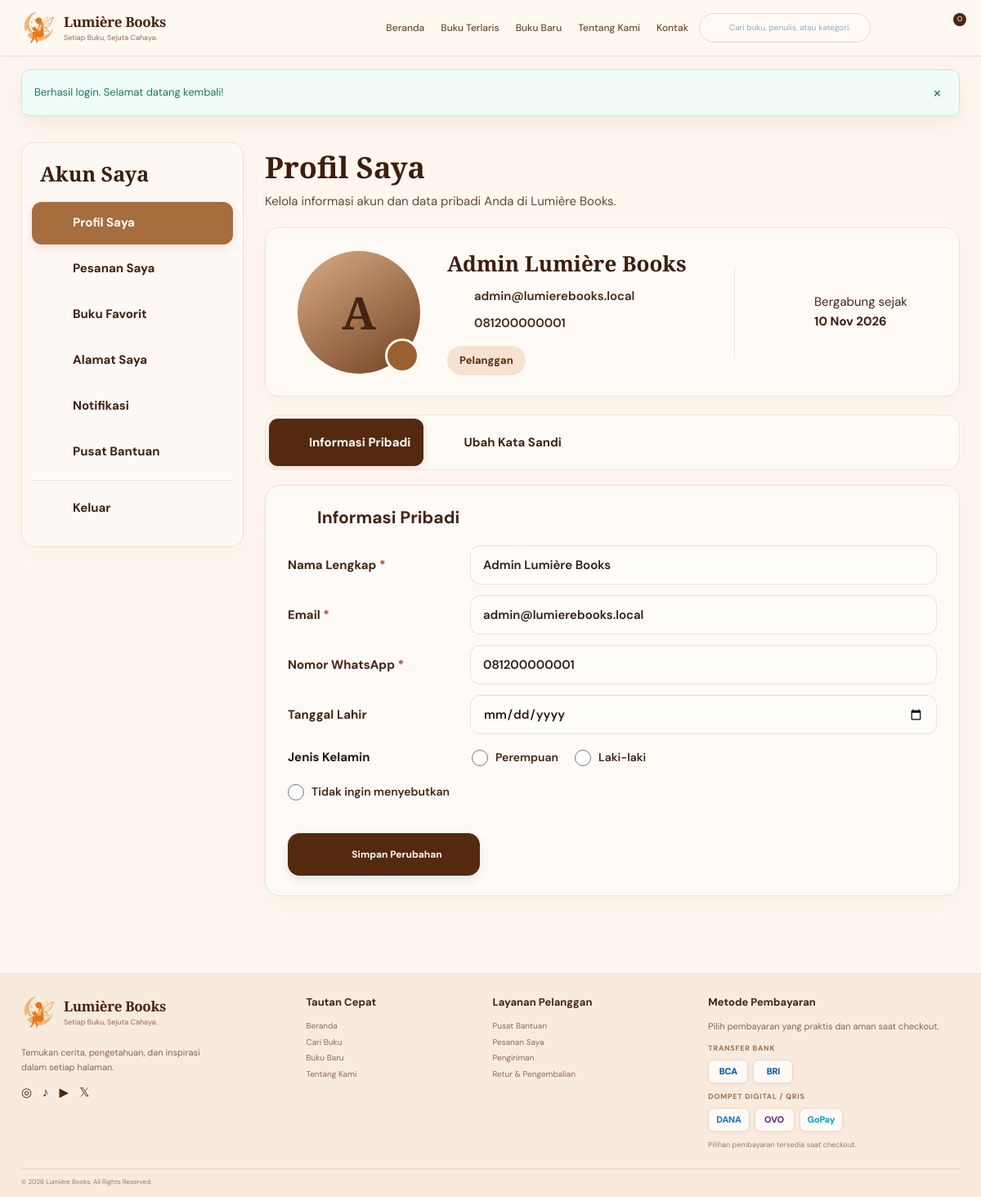
Screenshot of /index.php?page=profile (signed in) with the database file from the repository.
### tables this page shows
CREATE TABLE users (
    id BIGINT UNSIGNED AUTO_INCREMENT PRIMARY KEY,
    name VARCHAR(120) NOT NULL,
    email VARCHAR(190) NOT NULL UNIQUE,
    phone VARCHAR(30) NULL,
    birth_date DATE NULL,
    gender ENUM('female', 'male', 'other') NULL,
    avatar VARCHAR(255) NULL,
    password_hash VARCHAR(255) NOT NULL,
    role ENUM('admin', 'user') NOT NULL DEFAULT 'user',
    status ENUM('active', 'inactive') NOT NULL DEFAULT 'active',
    created_at TIMESTAMP NOT NULL DEFAULT CURRENT_TIMESTAMP,
    updated_at TIMESTAMP NULL DEFAULT NULL ON UPDATE CURRENT_TIMESTAMP
);

### sistem/koneksi-database.php (called while the page is built, shortened)
<?php
function db(): PDO
{
    static $pdo = null;
    if ($pdo instanceof PDO) {
        return $pdo;
    }
    global $config;
    $settings = $config['db'];
    $dsn = sprintf(
        'mysql:host=%s;port=%s;dbname=%s;charset=utf8mb4',
        $settings['host'],
        $settings['port'],
        $settings['name']
    );
    $pdo = new PDO($dsn, $settings['user'], $settings['pass'], [
        PDO::ATTR_ERRMODE => PDO::ERRMODE_EXCEPTION,
        PDO::ATTR_DEFAULT_FETCH_MODE => PDO::FETCH_ASSOC,
        PDO::ATTR_EMULATE_PREPARES => false,
    ]);
    return $pdo;
}

### public/tampilan/pelanggan/halaman/profil.php (the view, shortened to what this page needs)
<?php
$avatarPath = trim((string) ($user['avatar'] ?? ''));
$avatarUrl = $avatarPath !== '' ? avatar_url($avatarPath) : '';
$genderValue = (string) ($user['gender'] ?? '');
?>
<section class="container account-layout profile-page-layout">
    <?php $accountActive = 'profile'; include dirname(__DIR__) . '/bagian/menu-akun.php'; ?>
    <div class="account-main profile-main">
        <h1>
            Profil Saya
        </h1>
        <p>
            Kelola informasi akun dan data pribadi Anda di Lumière Books.
        </p>
        <section class="profile-summary profile-summary-redesign">
            <div class="profile-avatar-wrap">
                <div class="avatar-circle profile-avatar-image">
                    <?php if ($avatarUrl !== ''): ?>
                        <img src="<?= e($avatarUrl) ?>" alt="Foto profil <?= e($user['name']) ?>">
                        <?php else: ?>
                        <span>
                            <?= e(strtoupper(substr((string) $user['name'], 0, 1))) ?>
                        </span>
                        <?php endif; ?>
                    </div>
                    <form
                        class="profile-avatar-upload"
                        method="post"
                        action="<?= e(url('profile')) ?>"
                        enctype="multipart/form-data"
                    >
                        <label
                            class="profile-camera-button"
                            for="profile-avatar-file"
                            title="Pilih foto profil"
                            aria-label="Pilih foto profil"
                        >
                            <?= ui_icon('camera') ?>
                        </label>
                    </form>
                </div>
                <div class="profile-summary-copy">
                    <h2>
                        <?= e($user['name']) ?>
                    </h2>
                    <p class="profile-contact-line">
                        <?= ui_icon('mail') ?>
                        <span>
                            <?= e($user['email']) ?>
                        </span>
                    </p>
                    <p class="profile-contact-line">
                        <?= ui_icon('message-circle') ?>
                        <span>
                            <?= e($user['phone'] ?: 'Nomor WhatsApp belum diisi') ?>
                        </span>
                    </p>
                    <span class="soft-pill">
                    Pelanggan
                    </span>
                </div>
                <div class="profile-joined">
                    <?= ui_icon('calendar') ?>
                    <span>
                    Bergabung sejak
                        <br>
                        <strong>
                            <?= e(date_id($user['created_at'] ?? date('Y-m-d'))) ?>
                        </strong>
                    </span>
                </div>
            </section>
            <nav class="profile-tabs profile-tabs-redesign" aria-label="Pengaturan profil">
                <button class="selected" type="button" data-profile-tab="profile-info">
                    <?= ui_icon('user') ?>
                    <span>
                    Informasi Pribadi
                    </span>
                </button>
                <button type="button" data-profile-tab="profile-password">
                    <?= ui_icon('lock') ?>
                    <span>
                    Ubah Kata Sandi
                    </span>
                </button>
            </nav>
            <form
                class="account-form profile-form-card"
                id="profile-info"
                method="post"
                action="<?= e(url('profile')) ?>"
            >
                <h2>
                    <?= ui_icon('user') ?>
                    <span>
                    Informasi Pribadi
                    </span>
                </h2>
                <label>
                    <span>
                    Nama Lengkap
                        <b>
                        *
                        </b>
                    </span>
                    <input
                        name="name"
                        required
                        maxlength="120"
                        value="<?= e($user['name']) ?>"
                    >
                </label>
                <label>
                    <span>
                    Email
                        <b>
                        *
                        </b>
                    </span>
                    <input
                        type="email"
                        name="email"
                        required
                        value="<?= e($user['email']) ?>"
                    >
                </label>
                <label>
                    <span>
                    Nomor WhatsApp
                        <b>
                        *
                        </b>
                    </span>
                    <input
                        name="phone"
                        required
                        maxlength="30"
                        value="<?= e($user['phone'] ?? '') ?>"
                    >
                </label>
                <label>
                    <span>
                    Tanggal Lahir
                    </span>
                    <input type="date" name="birth_date" value="<?= e($user['birth_date'] ?? '') ?>">
                </label>
                <fieldset class="profile-gender-field">
                    <legend>
                    Jenis Kelamin
                    </legend>
                    <label>
                        <input
                            type="radio"
                            name="gender"
                            value="female"
                            <?= $genderValue === 'female' ? 'checked' : '' ?>
                        >
                        <span>
                        Perempuan
                        </span>
                    </label>
                    <label>
                        <input
                            type="radio"
                            name="gender"
                            value="male"
                            <?= $genderValue === 'male' ? 'checked' : '' ?>
                        >
                        <span>
                        Laki-laki
                        </span>
                    </label>
                    <label class="profile-gender-other">
                        <input
                            type="radio"
                            name="gender"
                            value="other"
                            <?= $genderValue === 'other' ? 'checked' : '' ?>
                        >
                        <span>
                        Tidak ingin menyebutkan
                        </span>
                    </label>
                </fieldset>
                <button class="button button-primary profile-save-button" type="submit">
                    <?= ui_icon('save') ?>
                    <span>
                    Simpan Perubahan
                    </span>
                </button>
            </form>
        </div>
    </section>

### public/assets/css/umum/1-dasar.css (style rules this page uses)
:root { --navy: #17466f; --navy-deep: #12385e; --blue: #4e91bf; --blue-mid: #7fb8d8; --blue-soft: #dff1fb; --blue-pale: #f1f9fd; --ink: #234d70; --muted: #6f8fa9; --line: #d6e8f2; --white: #ffffff; --success: #1c9b7c; --warning: #d9953f; --danger: #d96d77; --shadow: 0 12px 34px rgba(38, 91, 128, .08); --radius: 16px; }
* { box-sizing: border-box; }
html { scroll-behavior: smooth; }
body { margin: 0; color: var(--ink); background: #f5fbfe; font-family: "DM Sans", Arial, sans-serif; font-size: 14px; line-height: 1.55; }
button, input, select, textarea { font: inherit; }
button { cursor: pointer; }
.container { width: min(1280px, calc(100% - 52px)); margin: 0 auto; }
.button { min-height: 40px; display: inline-flex; align-items: center; justify-content: center; gap: 8px; padding: 9px 17px; border: 1px solid transparent; border-radius: 25px; font-size: 12px; font-weight: 700; transition: .2s; }
.button-primary { background: linear-gradient(135deg, #6eacd0, #397ea9); color: white; box-shadow: 0 5px 12px rgba(61, 128, 170, .15); }
.catalog-toolbar select, select, input[type="text"], input[type="email"], input[type="password"], input[type="tel"], input[type="number"], input[type="search"], textarea { min-height: 40px; padding: 9px 12px; border: 1px solid #d4e5ee; border-radius: 8px; outline: 0; background: #fff; color: var(--ink); }
input[type="radio"] { accent-color: #4d91bd; }

### public/assets/css/umum/2-desain-baru.css (style rules this page uses)
:root { --ash-navy: #17436d; --ash-blue: #4f91ba; --ash-blue-dark: #397da8; --ash-sky: #eaf6fd; --ash-sky-soft: #f4faff; --ash-line: #d8e9f3; --ash-text: #345e7f; --ash-muted: #7e9bb4; --ash-green: #2da68b; --ash-orange: #e9a34c; --ash-red: #d86f7a; --ash-shadow: 0 8px 24px rgba(38, 91, 128, 0.08); }
* { box-sizing: border-box; }
body { color: var(--ash-text); background: #f5faff; font-family: "DM Sans", Arial, sans-serif; }

### rows the page displays
users: name "A", name "Admin Lumière Books", email "admin@lumierebooks.local", phone "081200000001", gender "☐ Perempuan", gender "☐ Laki-laki", gender "☐ Tidak ingin menyebutkan"

### other values shown
cart_count() "0"
$flash['message'] "Berhasil login. Selamat datang kembali!"
$item['label'] "Profil Saya"
$item['label'] "Pesanan Saya"
$item['label'] "Buku Favorit"
$item['label'] "Alamat Saya"
$item['label'] "Notifikasi"
$item['label'] "Pusat Bantuan"
